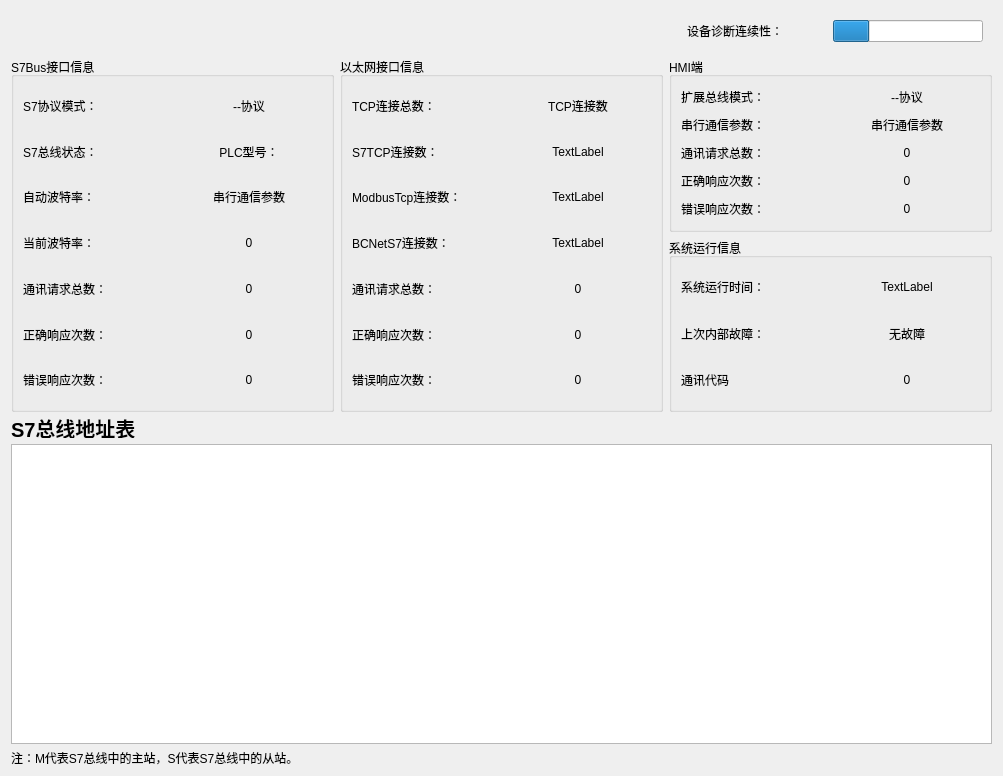
<?xml version="1.0" encoding="UTF-8"?>
<ui version="4.0">
 <class>DialogSiemensRunCheck</class>
 <widget class="QDialog" name="DialogSiemensRunCheck">
  <property name="geometry">
   <rect>
    <x>0</x>
    <y>0</y>
    <width>1003</width>
    <height>776</height>
   </rect>
  </property>
  <property name="windowTitle">
   <string>Dialog</string>
  </property>
  <layout class="QGridLayout" name="gridLayout_6">
   <item row="0" column="0" colspan="3">
    <widget class="QWidget" name="widget" native="true">
     <property name="maximumSize">
      <size>
       <width>16777215</width>
       <height>40</height>
      </size>
     </property>
     <layout class="QGridLayout" name="gridLayout_5">
      <item row="0" column="0">
       <widget class="QLabel" name="label_7">
        <property name="text">
         <string> </string>
        </property>
       </widget>
      </item>
      <item row="0" column="1">
       <spacer name="horizontalSpacer">
        <property name="orientation">
         <enum>Qt::Horizontal</enum>
        </property>
        <property name="sizeHint" stdset="0">
         <size>
          <width>471</width>
          <height>19</height>
         </size>
        </property>
       </spacer>
      </item>
      <item row="0" column="2">
       <layout class="QHBoxLayout" name="horizontalLayout_23">
        <item>
         <widget class="QLabel" name="label_6">
          <property name="maximumSize">
           <size>
            <width>140</width>
            <height>30</height>
           </size>
          </property>
          <property name="text">
           <string>设备诊断连续性：</string>
          </property>
         </widget>
        </item>
        <item>
         <widget class="QProgressBar" name="progressBar">
          <property name="maximumSize">
           <size>
            <width>150</width>
            <height>30</height>
           </size>
          </property>
          <property name="value">
           <number>24</number>
          </property>
          <property name="textVisible">
           <bool>false</bool>
          </property>
         </widget>
        </item>
       </layout>
      </item>
     </layout>
    </widget>
   </item>
   <item row="1" column="0" rowspan="2">
    <widget class="QGroupBox" name="groupBox">
     <property name="title">
      <string>S7Bus接口信息</string>
     </property>
     <layout class="QGridLayout" name="gridLayout">
      <item row="5" column="0">
       <layout class="QHBoxLayout" name="horizontalLayout_3">
        <item>
         <widget class="QLabel" name="label_10">
          <property name="text">
           <string>正确响应次数：</string>
          </property>
         </widget>
        </item>
        <item>
         <widget class="QLabel" name="lab_s7_TrueChatCount">
          <property name="text">
           <string>0</string>
          </property>
          <property name="alignment">
           <set>Qt::AlignCenter</set>
          </property>
         </widget>
        </item>
       </layout>
      </item>
      <item row="3" column="0">
       <layout class="QHBoxLayout" name="horizontalLayout_8">
        <item>
         <widget class="QLabel" name="label_17">
          <property name="text">
           <string>当前波特率：</string>
          </property>
         </widget>
        </item>
        <item>
         <widget class="QLabel" name="lab_s7_NowSerialData">
          <property name="text">
           <string>0</string>
          </property>
          <property name="alignment">
           <set>Qt::AlignCenter</set>
          </property>
         </widget>
        </item>
       </layout>
      </item>
      <item row="1" column="0">
       <layout class="QHBoxLayout" name="horizontalLayout_6">
        <item>
         <widget class="QLabel" name="label_3">
          <property name="text">
           <string>S7总线状态：</string>
          </property>
         </widget>
        </item>
        <item>
         <widget class="QLabel" name="lab_s7_Status">
          <property name="text">
           <string>PLC型号：</string>
          </property>
          <property name="alignment">
           <set>Qt::AlignCenter</set>
          </property>
         </widget>
        </item>
       </layout>
      </item>
      <item row="6" column="0">
       <layout class="QHBoxLayout" name="horizontalLayout_4">
        <item>
         <widget class="QLabel" name="label_12">
          <property name="text">
           <string>错误响应次数：</string>
          </property>
         </widget>
        </item>
        <item>
         <widget class="QLabel" name="lab_s7_ErrCount">
          <property name="text">
           <string>0</string>
          </property>
          <property name="alignment">
           <set>Qt::AlignCenter</set>
          </property>
         </widget>
        </item>
       </layout>
      </item>
      <item row="0" column="0">
       <layout class="QHBoxLayout" name="horizontalLayout_7">
        <item>
         <widget class="QLabel" name="label">
          <property name="text">
           <string>S7协议模式：</string>
          </property>
         </widget>
        </item>
        <item>
         <widget class="QLabel" name="lab_s7_WorkMode">
          <property name="text">
           <string>--协议</string>
          </property>
          <property name="alignment">
           <set>Qt::AlignCenter</set>
          </property>
         </widget>
        </item>
       </layout>
      </item>
      <item row="2" column="0">
       <layout class="QHBoxLayout" name="horizontalLayout_5">
        <item>
         <widget class="QLabel" name="label_15">
          <property name="text">
           <string>自动波特率：</string>
          </property>
         </widget>
        </item>
        <item>
         <widget class="QLabel" name="lab_s7_AutoSerialData">
          <property name="text">
           <string>串行通信参数</string>
          </property>
          <property name="alignment">
           <set>Qt::AlignCenter</set>
          </property>
         </widget>
        </item>
       </layout>
      </item>
      <item row="4" column="0">
       <layout class="QHBoxLayout" name="horizontalLayout_2">
        <item>
         <widget class="QLabel" name="label_8">
          <property name="text">
           <string>通讯请求总数：</string>
          </property>
         </widget>
        </item>
        <item>
         <widget class="QLabel" name="lab_s7_ChatCount">
          <property name="text">
           <string>0</string>
          </property>
          <property name="alignment">
           <set>Qt::AlignCenter</set>
          </property>
         </widget>
        </item>
       </layout>
      </item>
     </layout>
    </widget>
   </item>
   <item row="1" column="1" rowspan="2">
    <widget class="QGroupBox" name="groupBox_2">
     <property name="title">
      <string>以太网接口信息</string>
     </property>
     <layout class="QGridLayout" name="gridLayout_2">
      <item row="0" column="0">
       <layout class="QHBoxLayout" name="horizontalLayout_17">
        <item>
         <widget class="QLabel" name="label_40">
          <property name="text">
           <string>TCP连接总数：</string>
          </property>
         </widget>
        </item>
        <item>
         <widget class="QLabel" name="lab_Net_TcpLinkNum">
          <property name="text">
           <string>TCP连接数</string>
          </property>
          <property name="alignment">
           <set>Qt::AlignCenter</set>
          </property>
         </widget>
        </item>
       </layout>
      </item>
      <item row="1" column="0">
       <layout class="QHBoxLayout" name="horizontalLayout_11">
        <item>
         <widget class="QLabel" name="label_27">
          <property name="text">
           <string>S7TCP连接数：</string>
          </property>
         </widget>
        </item>
        <item>
         <widget class="QLabel" name="lab_Net_s7TcpPort">
          <property name="text">
           <string>TextLabel</string>
          </property>
          <property name="alignment">
           <set>Qt::AlignCenter</set>
          </property>
         </widget>
        </item>
       </layout>
      </item>
      <item row="2" column="0">
       <layout class="QHBoxLayout" name="horizontalLayout_12">
        <item>
         <widget class="QLabel" name="label_29">
          <property name="text">
           <string>ModbusTcp连接数：</string>
          </property>
         </widget>
        </item>
        <item>
         <widget class="QLabel" name="lab_Net_ModbusLinkNum">
          <property name="text">
           <string>TextLabel</string>
          </property>
          <property name="alignment">
           <set>Qt::AlignCenter</set>
          </property>
         </widget>
        </item>
       </layout>
      </item>
      <item row="3" column="0">
       <layout class="QHBoxLayout" name="horizontalLayout_13">
        <item>
         <widget class="QLabel" name="label_30">
          <property name="text">
           <string>BCNetS7连接数：</string>
          </property>
         </widget>
        </item>
        <item>
         <widget class="QLabel" name="lab_s7_BcNetS7LinkNum">
          <property name="text">
           <string>TextLabel</string>
          </property>
          <property name="alignment">
           <set>Qt::AlignCenter</set>
          </property>
         </widget>
        </item>
       </layout>
      </item>
      <item row="4" column="0">
       <layout class="QHBoxLayout" name="horizontalLayout_18">
        <item>
         <widget class="QLabel" name="label_42">
          <property name="text">
           <string>通讯请求总数：</string>
          </property>
         </widget>
        </item>
        <item>
         <widget class="QLabel" name="lab_Net_ChatCount">
          <property name="text">
           <string>0</string>
          </property>
          <property name="alignment">
           <set>Qt::AlignCenter</set>
          </property>
         </widget>
        </item>
       </layout>
      </item>
      <item row="5" column="0">
       <layout class="QHBoxLayout" name="horizontalLayout_19">
        <item>
         <widget class="QLabel" name="label_44">
          <property name="text">
           <string>正确响应次数：</string>
          </property>
         </widget>
        </item>
        <item>
         <widget class="QLabel" name="lab_Net_TrueChatCount">
          <property name="text">
           <string>0</string>
          </property>
          <property name="alignment">
           <set>Qt::AlignCenter</set>
          </property>
         </widget>
        </item>
       </layout>
      </item>
      <item row="6" column="0">
       <layout class="QHBoxLayout" name="horizontalLayout_20">
        <item>
         <widget class="QLabel" name="label_46">
          <property name="text">
           <string>错误响应次数：</string>
          </property>
         </widget>
        </item>
        <item>
         <widget class="QLabel" name="lab_Net_ErrCount">
          <property name="text">
           <string>0</string>
          </property>
          <property name="alignment">
           <set>Qt::AlignCenter</set>
          </property>
         </widget>
        </item>
       </layout>
      </item>
     </layout>
    </widget>
   </item>
   <item row="1" column="2">
    <widget class="QGroupBox" name="groupBox_4">
     <property name="title">
      <string>HMI端</string>
     </property>
     <layout class="QGridLayout" name="gridLayout_4">
      <item row="0" column="0">
       <layout class="QHBoxLayout" name="horizontalLayout_14">
        <item>
         <widget class="QLabel" name="label_5">
          <property name="text">
           <string>扩展总线模式：</string>
          </property>
         </widget>
        </item>
        <item>
         <widget class="QLabel" name="lab_Hmi_WorkMode">
          <property name="text">
           <string>--协议</string>
          </property>
          <property name="alignment">
           <set>Qt::AlignCenter</set>
          </property>
         </widget>
        </item>
       </layout>
      </item>
      <item row="1" column="0">
       <layout class="QHBoxLayout" name="horizontalLayout">
        <item>
         <widget class="QLabel" name="label_16">
          <property name="text">
           <string>串行通信参数：</string>
          </property>
         </widget>
        </item>
        <item>
         <widget class="QLabel" name="lab_Hmi_SerialData">
          <property name="text">
           <string>串行通信参数</string>
          </property>
          <property name="alignment">
           <set>Qt::AlignCenter</set>
          </property>
         </widget>
        </item>
       </layout>
      </item>
      <item row="2" column="0">
       <layout class="QHBoxLayout" name="horizontalLayout_15">
        <item>
         <widget class="QLabel" name="label_18">
          <property name="text">
           <string>通讯请求总数：</string>
          </property>
         </widget>
        </item>
        <item>
         <widget class="QLabel" name="lab_Hmi_ChatCount">
          <property name="text">
           <string>0</string>
          </property>
          <property name="alignment">
           <set>Qt::AlignCenter</set>
          </property>
         </widget>
        </item>
       </layout>
      </item>
      <item row="3" column="0">
       <layout class="QHBoxLayout" name="horizontalLayout_16">
        <item>
         <widget class="QLabel" name="label_19">
          <property name="text">
           <string>正确响应次数：</string>
          </property>
         </widget>
        </item>
        <item>
         <widget class="QLabel" name="lab_Hmi_trueChatCount">
          <property name="text">
           <string>0</string>
          </property>
          <property name="alignment">
           <set>Qt::AlignCenter</set>
          </property>
         </widget>
        </item>
       </layout>
      </item>
      <item row="4" column="0">
       <layout class="QHBoxLayout" name="horizontalLayout_22">
        <item>
         <widget class="QLabel" name="label_21">
          <property name="text">
           <string>错误响应次数：</string>
          </property>
         </widget>
        </item>
        <item>
         <widget class="QLabel" name="lab_Hmi_ErrCount">
          <property name="text">
           <string>0</string>
          </property>
          <property name="alignment">
           <set>Qt::AlignCenter</set>
          </property>
         </widget>
        </item>
       </layout>
      </item>
     </layout>
    </widget>
   </item>
   <item row="2" column="2">
    <widget class="QGroupBox" name="groupBox_3">
     <property name="title">
      <string>系统运行信息</string>
     </property>
     <layout class="QGridLayout" name="gridLayout_3">
      <item row="0" column="0">
       <layout class="QHBoxLayout" name="horizontalLayout_9">
        <item>
         <widget class="QLabel" name="label_23">
          <property name="text">
           <string>系统运行时间：</string>
          </property>
         </widget>
        </item>
        <item>
         <widget class="QLabel" name="lab_Sys_RunTime">
          <property name="text">
           <string>TextLabel</string>
          </property>
          <property name="alignment">
           <set>Qt::AlignCenter</set>
          </property>
         </widget>
        </item>
       </layout>
      </item>
      <item row="1" column="0">
       <layout class="QHBoxLayout" name="horizontalLayout_10">
        <item>
         <widget class="QLabel" name="label_25">
          <property name="text">
           <string>上次内部故障：</string>
          </property>
         </widget>
        </item>
        <item>
         <widget class="QLabel" name="label_26">
          <property name="text">
           <string>无故障</string>
          </property>
          <property name="alignment">
           <set>Qt::AlignCenter</set>
          </property>
         </widget>
        </item>
       </layout>
      </item>
      <item row="2" column="0">
       <layout class="QHBoxLayout" name="horizontalLayout_21">
        <item>
         <widget class="QLabel" name="label_47">
          <property name="text">
           <string>通讯代码</string>
          </property>
         </widget>
        </item>
        <item>
         <widget class="QLabel" name="lab_Sys_chatCode">
          <property name="text">
           <string>0</string>
          </property>
          <property name="alignment">
           <set>Qt::AlignCenter</set>
          </property>
         </widget>
        </item>
       </layout>
      </item>
     </layout>
    </widget>
   </item>
   <item row="3" column="0" colspan="2">
    <widget class="QLabel" name="label_2">
     <property name="maximumSize">
      <size>
       <width>16777215</width>
       <height>20</height>
      </size>
     </property>
     <property name="font">
      <font>
       <pointsize>15</pointsize>
       <weight>75</weight>
       <bold>true</bold>
      </font>
     </property>
     <property name="text">
      <string>S7总线地址表</string>
     </property>
    </widget>
   </item>
   <item row="4" column="0" colspan="3">
    <widget class="QTableWidget" name="tableWidget">
     <property name="maximumSize">
      <size>
       <width>1100</width>
       <height>300</height>
      </size>
     </property>
    </widget>
   </item>
   <item row="5" column="0">
    <widget class="QLabel" name="label_4">
     <property name="maximumSize">
      <size>
       <width>16777215</width>
       <height>15</height>
      </size>
     </property>
     <property name="text">
      <string>注：M代表S7总线中的主站，S代表S7总线中的从站。</string>
     </property>
    </widget>
   </item>
  </layout>
 </widget>
 <resources/>
 <connections/>
</ui>
